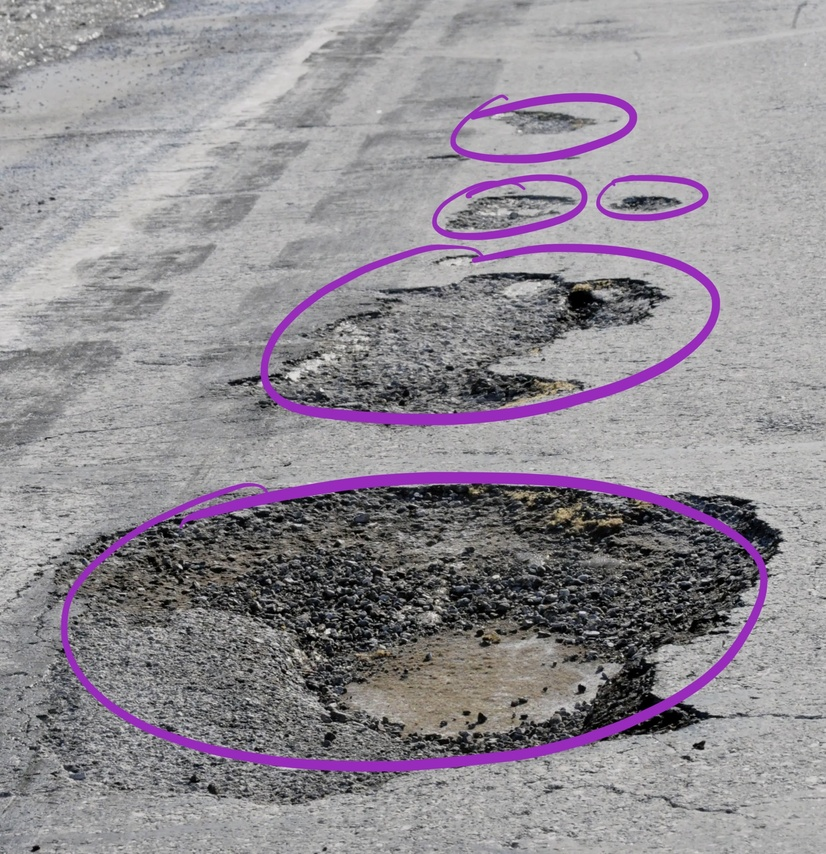
#> input picture pothole_detection/test_images/test2.jpg, 826 x 854 px, shrunk from 1962 x 2029 before the run
$ python pothole_detection_test.py
#> lines starting #> are read from the running program, lines starting #| are printed output that depends on the picture; after the words box and inside, x2 and y2 are one past the last pixel; in counts of white or black regions, pixels touching at a corner belong together
import cv2
import numpy as np

# Load the image
img = cv2.imread('test_images/test2.jpg')
#> img is the input picture: shape (854, 826, 3); mean B, G, R 146.7, 139.9, 145.2

# Convert the image to grayscale
img_gray = cv2.cvtColor(img, cv2.COLOR_BGR2GRAY)
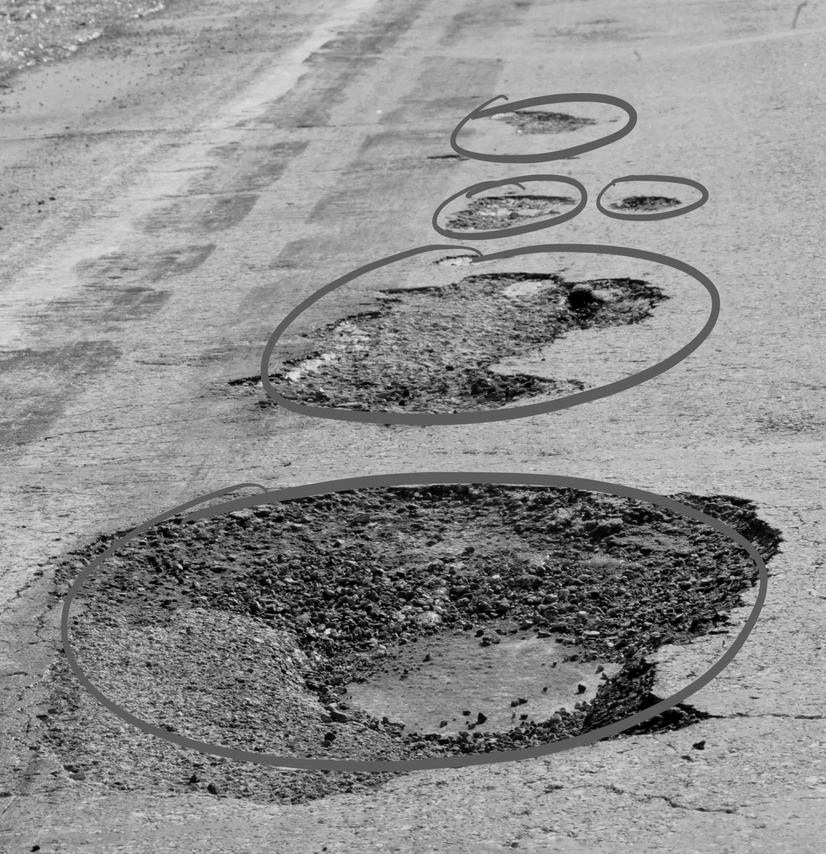
#> img_gray: shape (854, 826); min 0, max 234, mean 142.3

# Apply a threshold to the image to obtain the black areas
ret, thresh = cv2.threshold(img_gray, 10, 255, cv2.THRESH_BINARY)
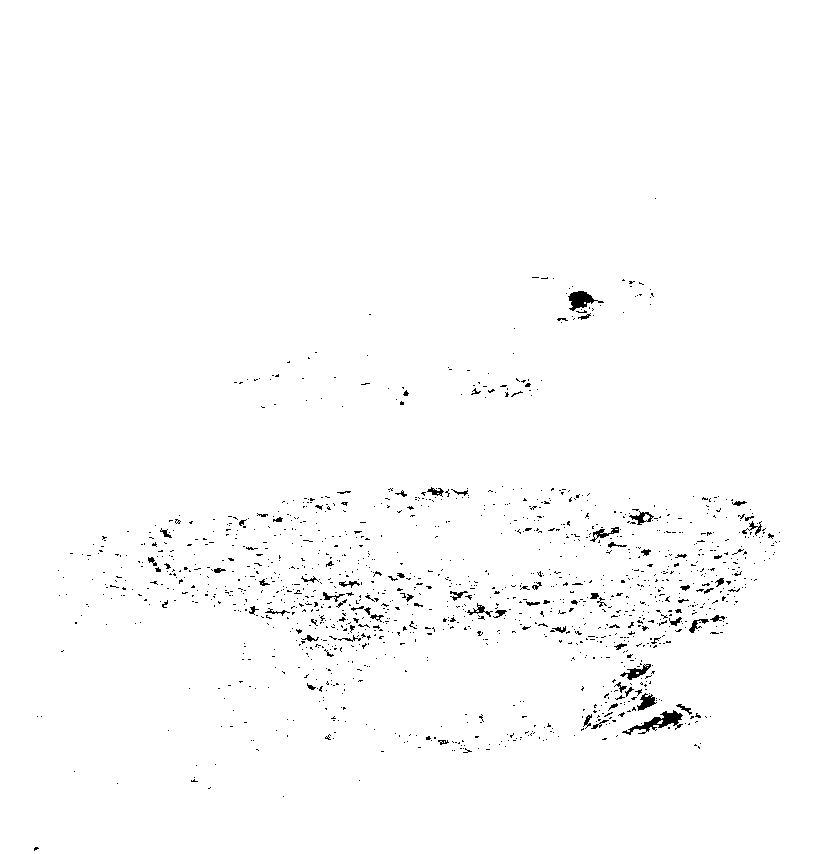
#> thresh: shape (854, 826); 98.8% white; black in thin lines or dots, all inside (x1, y1, x2, y2) = (34, 198, 780, 851)

# Convert the image to HSV color space
img_hsv = cv2.cvtColor(img, cv2.COLOR_BGR2HSV)
#> img_hsv: shape (854, 826, 3); mean H, S, V 65.6, 17.5, 148.1

# Define the range of the pink color in HSV format
lower_pink = np.array([140, 50, 70], dtype='uint8')
upper_pink = np.array([160, 240, 240], dtype='uint8')

# Create a mask with the pink areas
mask_pink = cv2.inRange(img_hsv, lower_pink, upper_pink)
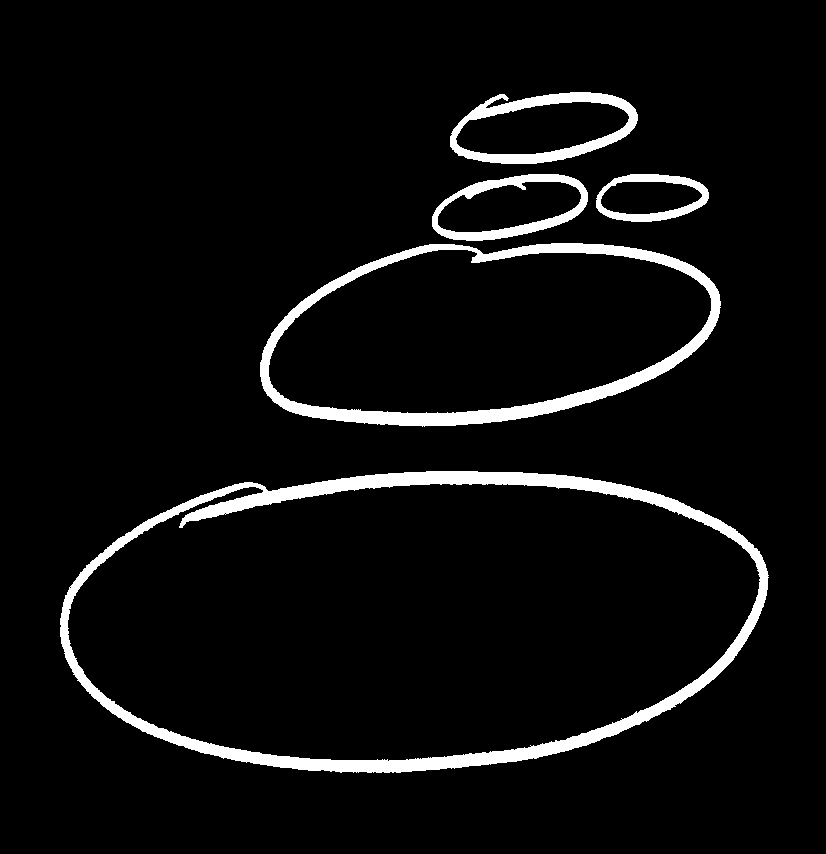
#> mask_pink: shape (854, 826); 5.4% white; 5 white regions, box (x1, y1, x2, y2) and area: (60, 471, 769, 773) 18925, (260, 243, 721, 427) 10933, (450, 92, 638, 164) 3894, (432, 174, 588, 241) 2835, (596, 174, 709, 222) 1761

# Combine the masks to obtain the pink areas on black background
mask = cv2.bitwise_and(thresh, mask_pink)

# Calculate the histogram of the pink areas in the image
hist = cv2.calcHist([img_hsv], [0], mask, [256], [0, 256])
#> hist = 256 values, max 18505 at index 143, min 0 at index 0, mean 149.8

# Normalize the histogram
cv2.normalize(hist, hist, alpha=0, beta=1, norm_type=cv2.NORM_MINMAX)

# Calculate the backprojection of the pink areas in the image
backproj = cv2.calcBackProject([img_hsv], [0], hist, [0, 256], 1)
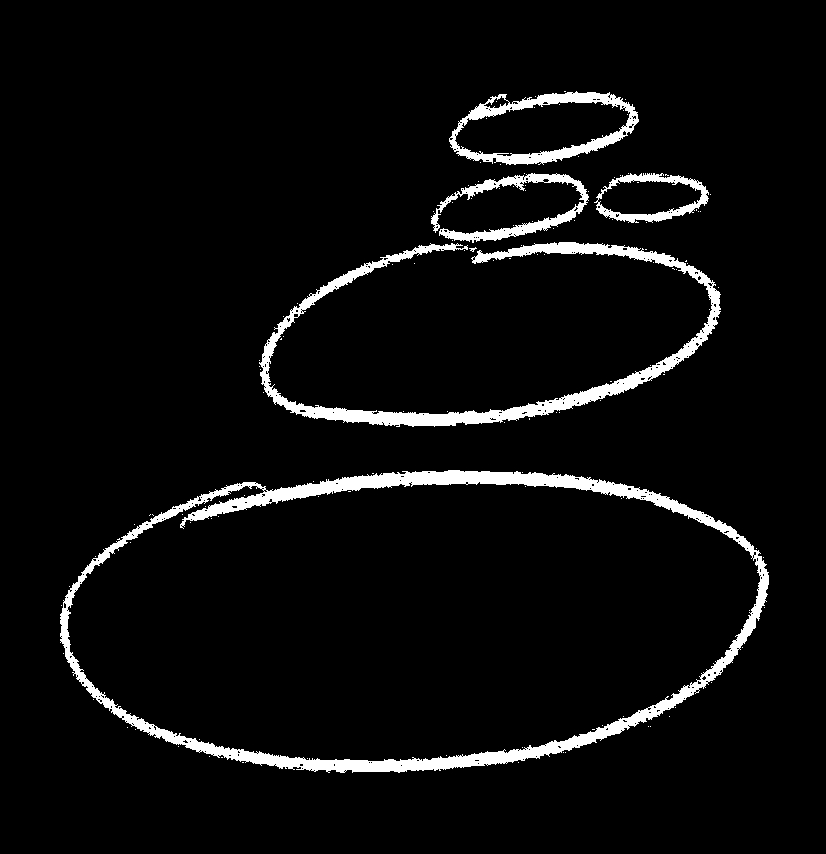
#> backproj: shape (854, 826); values 0 (black) and 1 (white), 5% white; 127 white regions (122 under 20 px), largest, box (x1, y1, x2, y2) and area: (60, 470, 769, 773) 17237, (259, 242, 721, 427) 10040, (449, 91, 639, 165) 3606, (431, 173, 589, 243) 2598, (594, 173, 709, 223) 1589

# Apply a threshold to the backprojection to obtain the pink areas
ret, thresh = cv2.threshold(backproj, 50, 255, cv2.THRESH_BINARY)
#> thresh: shape (854, 826); every value is 0

# Display the result
cv2.imshow('Pink areas on black background detection with histogram', thresh)
cv2.waitKey(0)
cv2.destroyAllWindows()

$ run again, with pothole_detection/test_images/test1.jpg copied over pothole_detection/test_images/test2.jpg
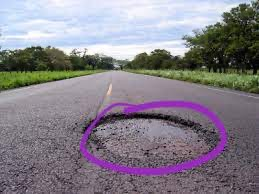
#> input picture pothole_detection/test_images/test1.jpg, 259 x 194 px
#> img is the input picture: shape (194, 259, 3); mean B, G, R 137.4, 128.1, 133.6
#> `ret, thresh = cv2.threshold(img_gray, 10, 255, cv2.THRESH_BINARY)`:
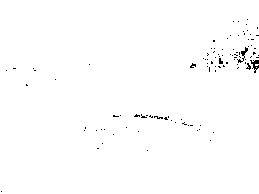
#> thresh: shape (194, 259); 99.3% white; black in thin lines or dots, all inside (x1, y1, x2, y2) = (1, 19, 259, 192)
#> img_hsv: shape (194, 259, 3); mean H, S, V 116.1, 49.9, 144
#> mask_pink: shape (194, 259); 6.9% white; 31 white regions (30 under 20 px), largest, box (x1, y1, x2, y2) and area: (79, 99, 230, 177) 3428
#> hist = 256 values, max 932 at index 143, min 0 at index 0, mean 13.61
#> `backproj = cv2.calcBackProject([img_hsv], [0], hist, [0, 256], 1)`:
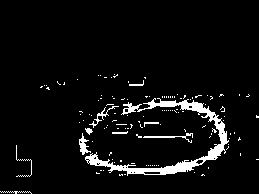
#> backproj: shape (194, 259); values 0 (black) and 1 (white), 5.3% white; 124 white regions (114 under 20 px), largest, box (x1, y1, x2, y2) and area: (85, 98, 229, 176) 1813, (79, 133, 91, 155) 113, (143, 133, 193, 143) 109

$ run again, with pothole_detection/test_images/test3.jpg copied over pothole_detection/test_images/test2.jpg
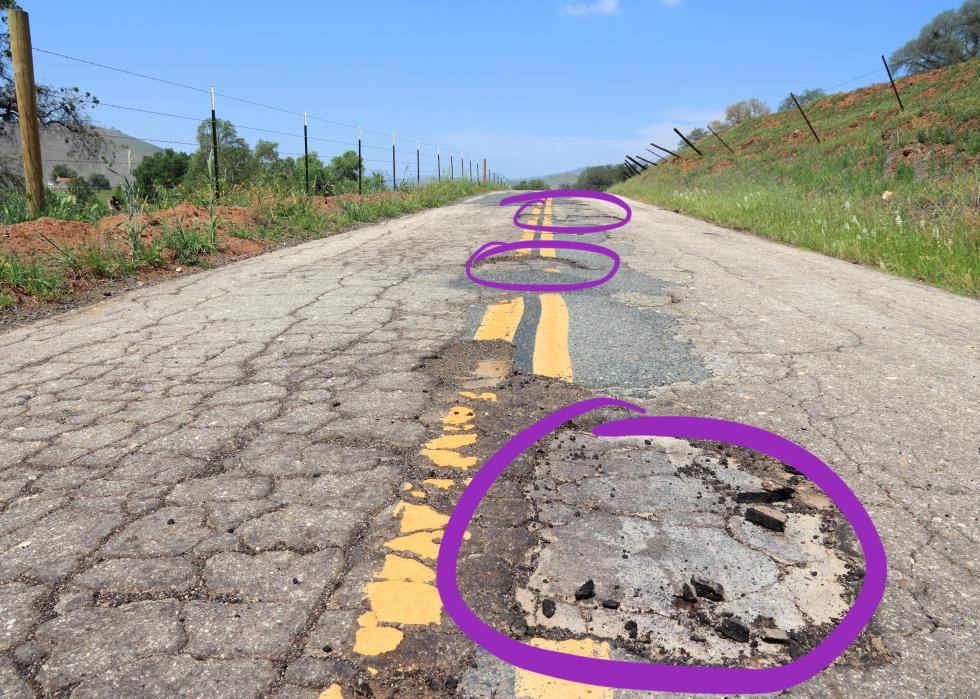
#> input picture pothole_detection/test_images/test3.jpg, 980 x 699 px
#> img is the input picture: shape (699, 980, 3); mean B, G, R 156.4, 152, 154.2
#> `ret, thresh = cv2.threshold(img_gray, 10, 255, cv2.THRESH_BINARY)`:
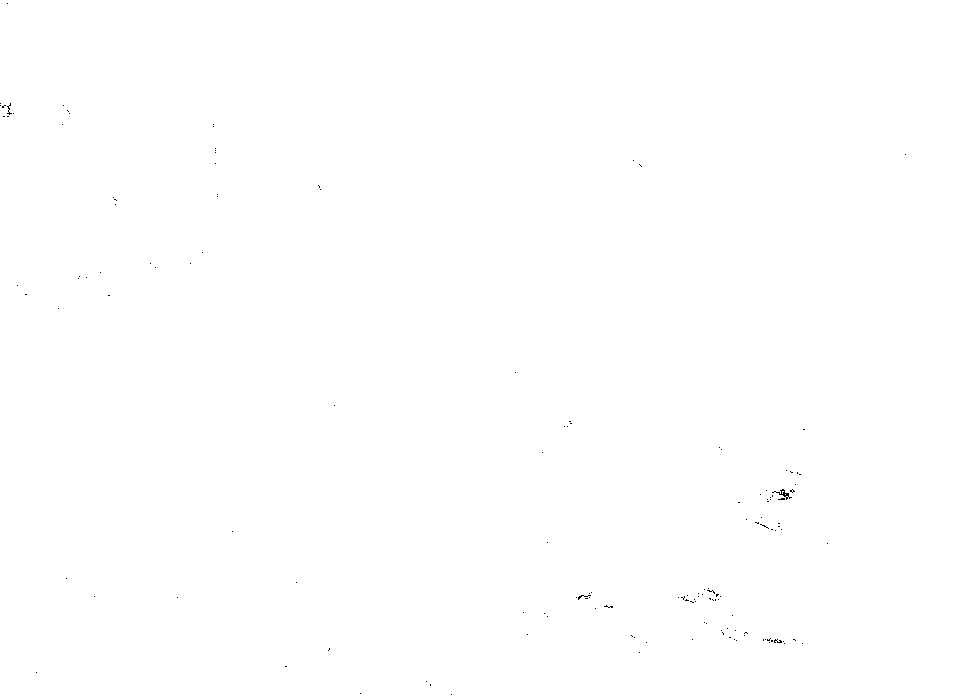
#> thresh: shape (699, 980); 99.9% white; black in thin lines or dots
#> img_hsv: shape (699, 980, 3); mean H, S, V 44.4, 64.7, 177.1
#> mask_pink: shape (699, 980); 4.6% white; 5 white regions (2 under 20 px), largest, box (x1, y1, x2, y2) and area: (436, 396, 888, 696) 26739, (465, 239, 621, 293) 2774, (499, 188, 632, 235) 2158
#> hist = 256 values, max 9869 at index 142, min 0 at index 0, mean 123.7
#> `backproj = cv2.calcBackProject([img_hsv], [0], hist, [0, 256], 1)`:
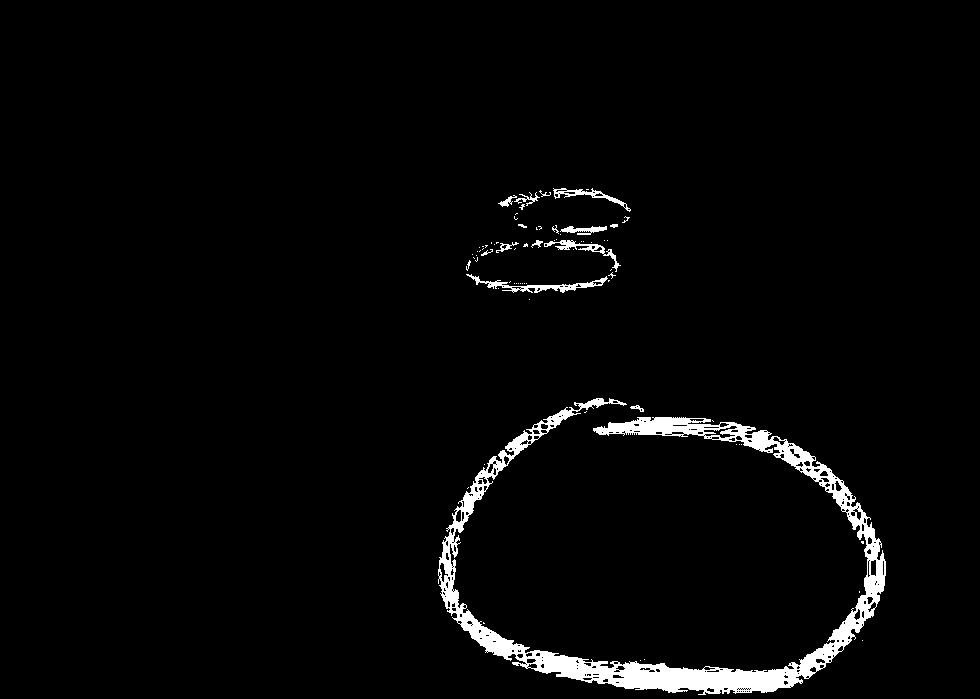
#> backproj: shape (699, 980); values 0 (black) and 1 (white), 2.8% white; 73 white regions (57 under 20 px), largest, box (x1, y1, x2, y2) and area: (438, 398, 886, 695) 16894, (466, 274, 608, 293) 658, (544, 240, 621, 272) 406

$ run again, with pothole_detection/test_images/test4.jpg copied over pothole_detection/test_images/test2.jpg
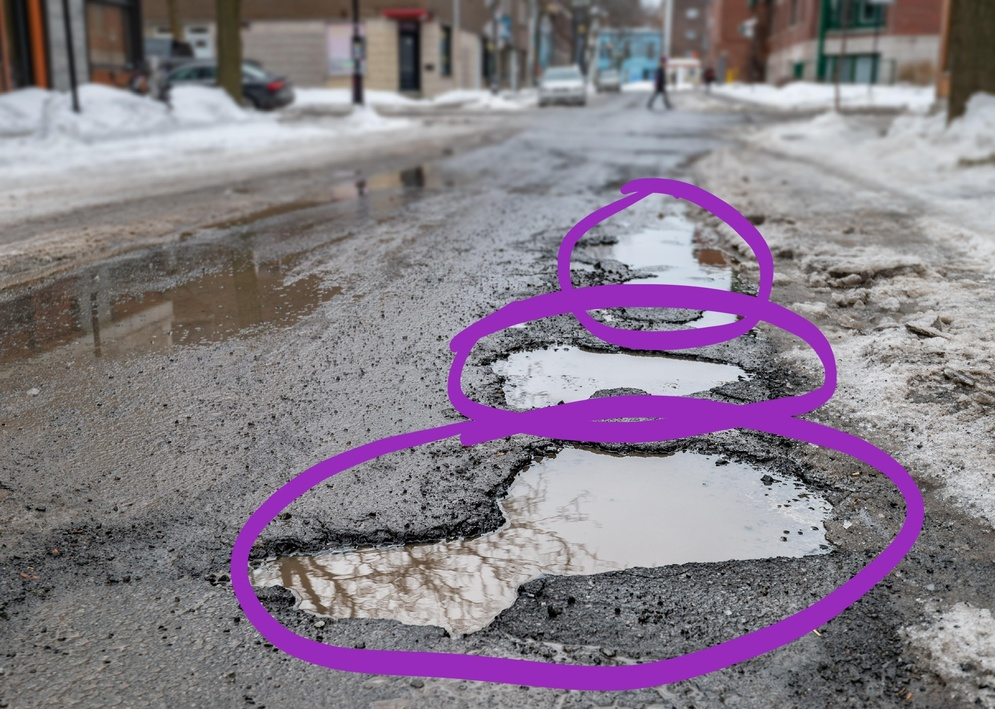
#> input picture pothole_detection/test_images/test4.jpg, 995 x 709 px, shrunk from 2363 x 1685 before the run
#> img is the input picture: shape (709, 995, 3); mean B, G, R 135.8, 124.4, 134.4
#> `ret, thresh = cv2.threshold(img_gray, 10, 255, cv2.THRESH_BINARY)`:
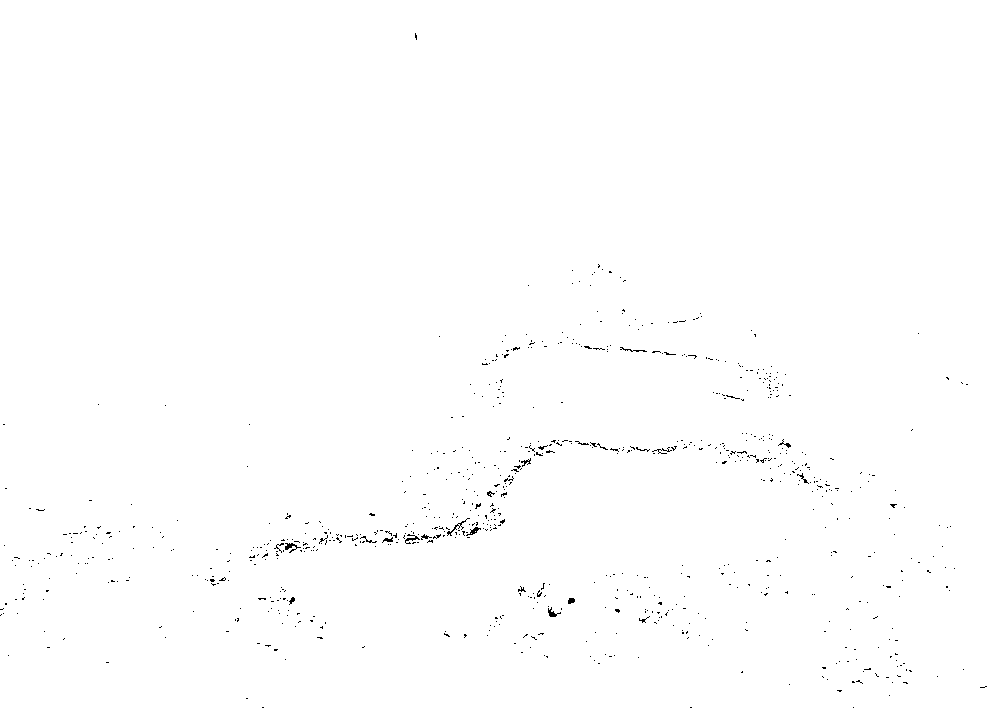
#> thresh: shape (709, 995); 99.6% white; black in thin lines or dots
#> img_hsv: shape (709, 995, 3); mean H, S, V 77.5, 35.5, 140.8
#> mask_pink: shape (709, 995); 8.4% white; 3 white regions (2 under 20 px), largest, box (x1, y1, x2, y2) and area: (229, 178, 925, 692) 58922
#> hist = 256 values, max 31544 at index 142, min 0 at index 0, mean 230.2
#> `backproj = cv2.calcBackProject([img_hsv], [0], hist, [0, 256], 1)`:
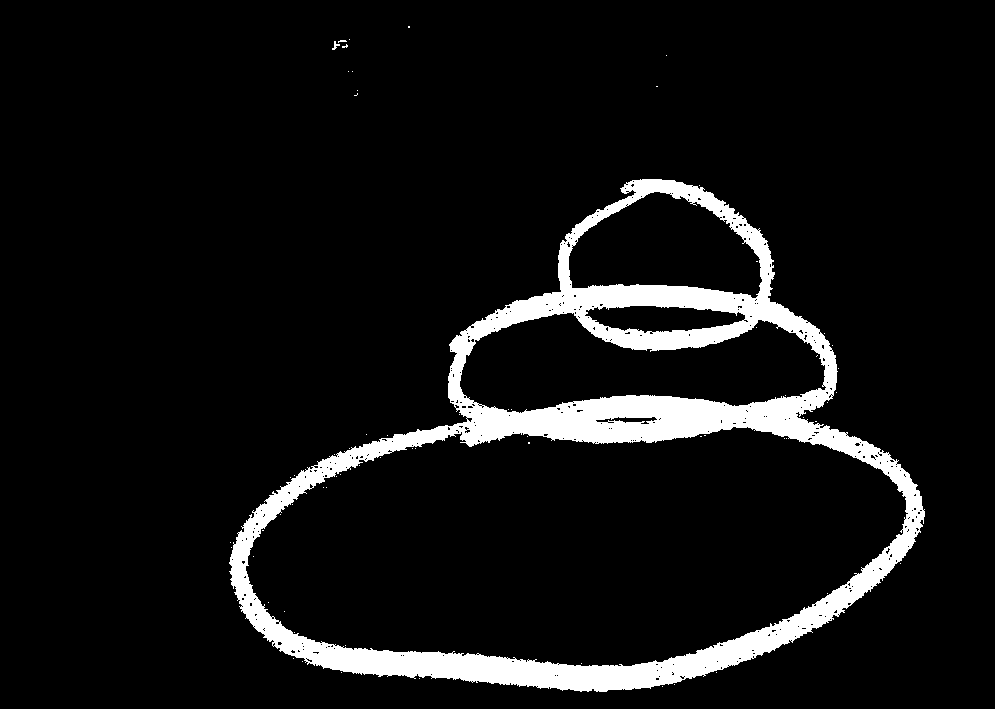
#> backproj: shape (709, 995); values 0 (black) and 1 (white), 7.7% white; 67 white regions (65 under 20 px), largest, box (x1, y1, x2, y2) and area: (229, 179, 925, 692) 54020, (332, 41, 340, 50) 30
